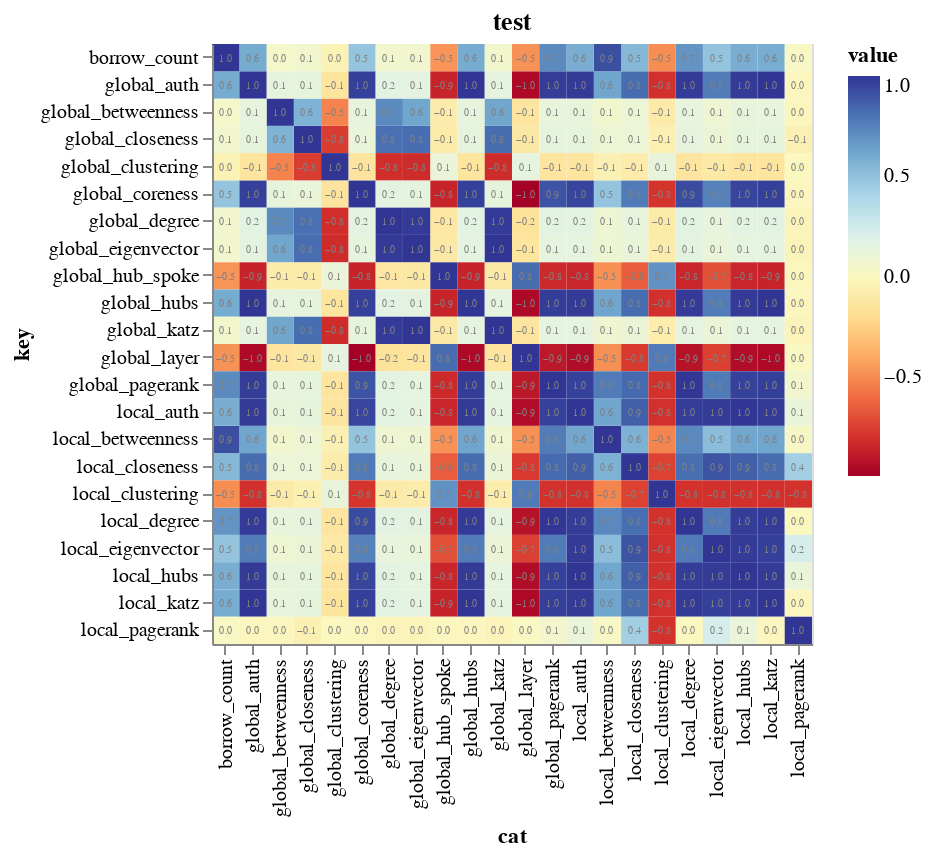

Notebook code for this chart:
### Code cell
generate_corr_chart(nodelist, 'test')

### Figure 1 — Vega-Lite specification as saved in the notebook (floating-point values rounded to 4 significant figures)
{"config": {"view": {"continuousWidth": 400, "continuousHeight": 300}}, "layer": [{"mark": "rect", "encoding": {"color": {"type": "quantitative", "field": "value", "scale": {"scheme": "redyellowblue"}}, "x": {"type": "nominal", "field": "cat"}, "y": {"type": "nominal", "field": "key"}}, "height": 300, "title": "test", "transform": [{"fold": ["global_hub_spoke", "global_layer", "global_coreness", "global_degree", "local_degree", "global_eigenvector", "local_eigenvector", "global_closeness", "local_closeness", "global_betweenness", "local_betweenness", "global_clustering", "local_clustering", "local_katz", "local_pagerank", "local_hubs", "local_auth", "global_pagerank", "global_hubs", "global_auth", "global_katz", "borrow_count"]}], "width": 300}, {"mark": {"type": "text", "color": "grey", "size": 5}, "encoding": {"text": {"type": "quantitative", "field": "value", "format": "0.1f"}, "x": {"type": "nominal", "field": "cat"}, "y": {"type": "nominal", "field": "key"}}, "height": 300, "title": "test", "transform": [{"fold": ["global_hub_spoke", "global_layer", "global_coreness", "global_degree", "local_degree", "global_eigenvector", "local_eigenvector", "global_closeness", "local_closeness", "global_betweenness", "local_betweenness", "global_clustering", "local_clustering", "local_katz", "local_pagerank", "local_hubs", "local_auth", "global_pagerank", "global_hubs", "global_auth", "global_katz", "borrow_count"]}], "width": 300}], "data": {"name": "data-4b4f89bd58dbf9a4a12203a5d4495723"}, "$schema": "https://vega.github.io/schema/vega-lite/v4.8.1.json", "datasets": {"data-4b4f89bd58dbf9a4a12203a5d4495723": [{"global_hub_spoke": 1.0, "global_layer": 0.8267, "global_coreness": -0.8483, "global_degree": -0.1228, "local_degree": -0.8407, "global_eigenvector": -0.111, "local_eigenvector": -0.6932, "global_closeness": -0.0957, "local_closeness": -0.648, "global_betweenness": -0.08957, "local_betweenness": -0.4812, "global_clustering": 0.113, "local_clustering": 0.6924, "local_katz": -0.8511, "local_pagerank": -0.008814, "local_hubs": -0.8406, "local_auth": -0.8406, "global_pagerank": -0.8272, "global_hubs": -0.851, "global_auth": -0.851, "global_katz": -0.1054, "borrow_count": -0.4696, "cat": "global_hub_spoke"}, {"global_hub_spoke": 0.8267, "global_layer": 1.0, "global_coreness": -0.9911, "global_degree": -0.1536, "local_degree": -0.9169, "global_eigenvector": -0.1379, "local_eigenvector": -0.7414, "global_closeness": -0.1106, "local_closeness": -0.7638, "global_betweenness": -0.1322, "local_betweenness": -0.4849, "global_clustering": 0.1415, "local_clustering": 0.7742, "local_katz": -0.9541, "local_pagerank": 0.01148, "local_hubs": -0.9394, "local_auth": -0.9394, "global_pagerank": -0.8961, "global_hubs": -0.955, "global_auth": -0.955, "global_katz": -0.132, "borrow_count": -0.477, "cat": "global_layer"}, {"global_hub_spoke": -0.8483, "global_layer": -0.9911, "global_coreness": 1.0, "global_degree": 0.1508, "local_degree": 0.9287, "global_eigenvector": 0.1348, "local_eigenvector": 0.7514, "global_closeness": 0.1104, "local_closeness": 0.774, "global_betweenness": 0.1302, "local_betweenness": 0.4909, "global_clustering": -0.1395, "local_clustering": -0.7845, "local_katz": 0.9675, "local_pagerank": -0.01246, "local_hubs": 0.9526, "local_auth": 0.9526, "global_pagerank": 0.9074, "global_hubs": 0.968, "global_auth": 0.968, "global_katz": 0.1302, "borrow_count": 0.4841, "cat": "global_coreness"}, {"global_hub_spoke": -0.1228, "global_layer": -0.1536, "global_coreness": 0.1508, "global_degree": 1.0, "local_degree": 0.1608, "global_eigenvector": 0.987, "local_eigenvector": 0.1237, "global_closeness": 0.8144, "local_closeness": 0.1259, "global_betweenness": 0.7222, "local_betweenness": 0.08767, "global_clustering": -0.8104, "local_clustering": -0.0972, "local_katz": 0.1603, "local_pagerank": -0.02301, "local_hubs": 0.1581, "local_auth": 0.1581, "global_pagerank": 0.1579, "global_hubs": 0.1618, "global_auth": 0.1618, "global_katz": 0.9867, "borrow_count": 0.06689, "cat": "global_degree"}, {"global_hub_spoke": -0.8407, "global_layer": -0.9169, "global_coreness": 0.9287, "global_degree": 0.1608, "local_degree": 1.0, "global_eigenvector": 0.1476, "local_eigenvector": 0.7747, "global_closeness": 0.1337, "local_closeness": 0.8172, "global_betweenness": 0.1271, "local_betweenness": 0.7254, "global_clustering": -0.1345, "local_clustering": -0.7961, "local_katz": 0.9868, "local_pagerank": -0.002895, "local_hubs": 0.9728, "local_auth": 0.9728, "global_pagerank": 0.9954, "global_hubs": 0.9871, "global_auth": 0.9871, "global_katz": 0.1412, "borrow_count": 0.6846, "cat": "local_degree"}, {"global_hub_spoke": -0.111, "global_layer": -0.1379, "global_coreness": 0.1348, "global_degree": 0.987, "local_degree": 0.1476, "global_eigenvector": 1.0, "local_eigenvector": 0.1149, "global_closeness": 0.8208, "local_closeness": 0.1155, "global_betweenness": 0.6198, "local_betweenness": 0.08384, "global_clustering": -0.816, "local_clustering": -0.08313, "local_katz": 0.1469, "local_pagerank": -0.02628, "local_hubs": 0.1452, "local_auth": 0.1452, "global_pagerank": 0.1446, "global_hubs": 0.1473, "global_auth": 0.1473, "global_katz": 1.0, "borrow_count": 0.06361, "cat": "global_eigenvector"}, {"global_hub_spoke": -0.6932, "global_layer": -0.7414, "global_coreness": 0.7514, "global_degree": 0.1237, "local_degree": 0.7747, "global_eigenvector": 0.1149, "local_eigenvector": 1.0, "global_closeness": 0.1012, "local_closeness": 0.9076, "global_betweenness": 0.084, "local_betweenness": 0.5198, "global_clustering": -0.1098, "local_clustering": -0.8004, "local_katz": 0.9694, "local_pagerank": 0.2324, "local_hubs": 0.9848, "local_auth": 0.9848, "global_pagerank": 0.7766, "global_hubs": 0.7703, "global_auth": 0.7703, "global_katz": 0.1064, "borrow_count": 0.4913, "cat": "local_eigenvector"}, {"global_hub_spoke": -0.0957, "global_layer": -0.1106, "global_coreness": 0.1104, "global_degree": 0.8144, "local_degree": 0.1337, "global_eigenvector": 0.8208, "local_eigenvector": 0.1012, "global_closeness": 1.0, "local_closeness": 0.09727, "global_betweenness": 0.5633, "local_betweenness": 0.09049, "global_clustering": -0.7601, "local_clustering": -0.05656, "local_katz": 0.1302, "local_pagerank": -0.05373, "local_hubs": 0.1294, "local_auth": 0.1294, "global_pagerank": 0.1301, "global_hubs": 0.1281, "global_auth": 0.1281, "global_katz": 0.8209, "borrow_count": 0.06476, "cat": "global_closeness"}, {"global_hub_spoke": -0.648, "global_layer": -0.7638, "global_coreness": 0.774, "global_degree": 0.1259, "local_degree": 0.8172, "global_eigenvector": 0.1155, "local_eigenvector": 0.9076, "global_closeness": 0.09727, "local_closeness": 1.0, "global_betweenness": 0.09764, "local_betweenness": 0.5684, "global_clustering": -0.08969, "local_clustering": -0.74, "local_katz": 0.8236, "local_pagerank": 0.4343, "local_hubs": 0.8659, "local_auth": 0.8659, "global_pagerank": 0.833, "global_hubs": 0.8235, "global_auth": 0.8235, "global_katz": 0.1073, "borrow_count": 0.5421, "cat": "local_closeness"}, {"global_hub_spoke": -0.08957, "global_layer": -0.1322, "global_coreness": 0.1302, "global_degree": 0.7222, "local_degree": 0.1271, "global_eigenvector": 0.6198, "local_eigenvector": 0.084, "global_closeness": 0.5633, "local_closeness": 0.09764, "global_betweenness": 1.0, "local_betweenness": 0.05897, "global_clustering": -0.5243, "local_clustering": -0.09677, "local_katz": 0.1255, "local_pagerank": -0.01213, "local_hubs": 0.1224, "local_auth": 0.1224, "global_pagerank": 0.1252, "global_hubs": 0.1321, "global_auth": 0.1321, "global_katz": 0.62, "borrow_count": 0.0467, "cat": "global_betweenness"}, {"global_hub_spoke": -0.4812, "global_layer": -0.4849, "global_coreness": 0.4909, "global_degree": 0.08767, "local_degree": 0.7254, "global_eigenvector": 0.08384, "local_eigenvector": 0.5198, "global_closeness": 0.09049, "local_closeness": 0.5684, "global_betweenness": 0.05897, "local_betweenness": 1.0, "global_clustering": -0.05339, "local_clustering": -0.5193, "local_katz": 0.6242, "local_pagerank": 0.02141, "local_hubs": 0.6182, "local_auth": 0.6182, "global_pagerank": 0.7708, "global_hubs": 0.624, "global_auth": 0.624, "global_katz": 0.0783, "borrow_count": 0.9201, "cat": "local_betweenness"}, {"global_hub_spoke": 0.113, "global_layer": 0.1415, "global_coreness": -0.1395, "global_degree": -0.8104, "local_degree": -0.1345, "global_eigenvector": -0.816, "local_eigenvector": -0.1098, "global_closeness": -0.7601, "local_closeness": -0.08969, "global_betweenness": -0.5243, "local_betweenness": -0.05339, "global_clustering": 1.0, "local_clustering": 0.1222, "local_katz": -0.1371, "local_pagerank": -0.004147, "local_hubs": -0.1351, "local_auth": -0.1351, "global_pagerank": -0.1326, "global_hubs": -0.1388, "global_auth": -0.1388, "global_katz": -0.816, "borrow_count": -0.04299, "cat": "global_clustering"}, {"global_hub_spoke": 0.6924, "global_layer": 0.7742, "global_coreness": -0.7845, "global_degree": -0.0972, "local_degree": -0.7961, "global_eigenvector": -0.08313, "local_eigenvector": -0.8004, "global_closeness": -0.05656, "local_closeness": -0.74, "global_betweenness": -0.09677, "local_betweenness": -0.5193, "global_clustering": 0.1222, "local_clustering": 1.0, "local_katz": -0.8004, "local_pagerank": -0.7957, "local_hubs": -0.8004, "local_auth": -0.8004, "global_pagerank": -0.7957, "global_hubs": -0.8004, "global_auth": -0.8004, "global_katz": -0.08029, "borrow_count": -0.4941, "cat": "local_clustering"}, {"global_hub_spoke": -0.8511, "global_layer": -0.9541, "global_coreness": 0.9675, "global_degree": 0.1603, "local_degree": 0.9868, "global_eigenvector": 0.1469, "local_eigenvector": 0.9694, "global_closeness": 0.1302, "local_closeness": 0.8236, "global_betweenness": 0.1255, "local_betweenness": 0.6242, "global_clustering": -0.1371, "local_clustering": -0.8004, "local_katz": 1.0, "local_pagerank": -0.01354, "local_hubs": 0.9845, "local_auth": 0.9845, "global_pagerank": 0.9724, "global_hubs": 1.0, "global_auth": 1.0, "global_katz": 0.1405, "borrow_count": 0.5942, "cat": "local_katz"}, {"global_hub_spoke": -0.008814, "global_layer": 0.01148, "global_coreness": -0.01246, "global_degree": -0.02301, "local_degree": -0.002895, "global_eigenvector": -0.02628, "local_eigenvector": 0.2324, "global_closeness": -0.05373, "local_closeness": 0.4343, "global_betweenness": -0.01213, "local_betweenness": 0.02141, "global_clustering": -0.004147, "local_clustering": -0.7957, "local_katz": -0.01354, "local_pagerank": 1.0, "local_hubs": 0.1104, "local_auth": 0.1104, "global_pagerank": 0.05326, "global_hubs": -0.01339, "global_auth": -0.01339, "global_katz": -0.02899, "borrow_count": 0.01729, "cat": "local_pagerank"}, {"global_hub_spoke": -0.8406, "global_layer": -0.9394, "global_coreness": 0.9526, "global_degree": 0.1581, "local_degree": 0.9728, "global_eigenvector": 0.1452, "local_eigenvector": 0.9848, "global_closeness": 0.1294, "local_closeness": 0.8659, "global_betweenness": 0.1224, "local_betweenness": 0.6182, "global_clustering": -0.1351, "local_clustering": -0.8004, "local_katz": 0.9845, "local_pagerank": 0.1104, "local_hubs": 1.0, "local_auth": 1.0, "global_pagerank": 0.9656, "global_hubs": 0.9845, "global_auth": 0.9845, "global_katz": 0.1386, "borrow_count": 0.5881, "cat": "local_hubs"}, {"global_hub_spoke": -0.8406, "global_layer": -0.9394, "global_coreness": 0.9526, "global_degree": 0.1581, "local_degree": 0.9728, "global_eigenvector": 0.1452, "local_eigenvector": 0.9848, "global_closeness": 0.1294, "local_closeness": 0.8659, "global_betweenness": 0.1224, "local_betweenness": 0.6182, "global_clustering": -0.1351, "local_clustering": -0.8004, "local_katz": 0.9845, "local_pagerank": 0.1104, "local_hubs": 1.0, "local_auth": 1.0, "global_pagerank": 0.9656, "global_hubs": 0.9845, "global_auth": 0.9845, "global_katz": 0.1386, "borrow_count": 0.5881, "cat": "local_auth"}, {"global_hub_spoke": -0.8272, "global_layer": -0.8961, "global_coreness": 0.9074, "global_degree": 0.1579, "local_degree": 0.9954, "global_eigenvector": 0.1446, "local_eigenvector": 0.7766, "global_closeness": 0.1301, "local_closeness": 0.833, "global_betweenness": 0.1252, "local_betweenness": 0.7708, "global_clustering": -0.1326, "local_clustering": -0.7957, "local_katz": 0.9724, "local_pagerank": 0.05326, "local_hubs": 0.9656, "local_auth": 0.9656, "global_pagerank": 1.0, "global_hubs": 0.9731, "global_auth": 0.9731, "global_katz": 0.1381, "borrow_count": 0.7222, "cat": "global_pagerank"}, {"global_hub_spoke": -0.851, "global_layer": -0.955, "global_coreness": 0.968, "global_degree": 0.1618, "local_degree": 0.9871, "global_eigenvector": 0.1473, "local_eigenvector": 0.7703, "global_closeness": 0.1281, "local_closeness": 0.8235, "global_betweenness": 0.1321, "local_betweenness": 0.624, "global_clustering": -0.1388, "local_clustering": -0.8004, "local_katz": 1.0, "local_pagerank": -0.01339, "local_hubs": 0.9845, "local_auth": 0.9845, "global_pagerank": 0.9731, "global_hubs": 1.0, "global_auth": 1.0, "global_katz": 0.1418, "borrow_count": 0.5949, "cat": "global_hubs"}, {"global_hub_spoke": -0.851, "global_layer": -0.955, "global_coreness": 0.968, "global_degree": 0.1618, "local_degree": 0.9871, "global_eigenvector": 0.1473, "local_eigenvector": 0.7703, "global_closeness": 0.1281, "local_closeness": 0.8235, "global_betweenness": 0.1321, "local_betweenness": 0.624, "global_clustering": -0.1388, "local_clustering": -0.8004, "local_katz": 1.0, "local_pagerank": -0.01339, "local_hubs": 0.9845, "local_auth": 0.9845, "global_pagerank": 0.9731, "global_hubs": 1.0, "global_auth": 1.0, "global_katz": 0.1418, "borrow_count": 0.5949, "cat": "global_auth"}, {"global_hub_spoke": -0.1054, "global_layer": -0.132, "global_coreness": 0.1302, "global_degree": 0.9867, "local_degree": 0.1412, "global_eigenvector": 1.0, "local_eigenvector": 0.1064, "global_closeness": 0.8209, "local_closeness": 0.1073, "global_betweenness": 0.62, "local_betweenness": 0.0783, "global_clustering": -0.816, "local_clustering": -0.08029, "local_katz": 0.1405, "local_pagerank": -0.02899, "local_hubs": 0.1386, "local_auth": 0.1386, "global_pagerank": 0.1381, "global_hubs": 0.1418, "global_auth": 0.1418, "global_katz": 1.0, "borrow_count": 0.05852, "cat": "global_katz"}, {"global_hub_spoke": -0.4696, "global_layer": -0.477, "global_coreness": 0.4841, "global_degree": 0.06689, "local_degree": 0.6846, "global_eigenvector": 0.06361, "local_eigenvector": 0.4913, "global_closeness": 0.06476, "local_closeness": 0.5421, "global_betweenness": 0.0467, "local_betweenness": 0.9201, "global_clustering": -0.04299, "local_clustering": -0.4941, "local_katz": 0.5942, "local_pagerank": 0.01729, "local_hubs": 0.5881, "local_auth": 0.5881, "global_pagerank": 0.7222, "global_hubs": 0.5949, "global_auth": 0.5949, "global_katz": 0.05852, "borrow_count": 1.0, "cat": "borrow_count"}]}}
